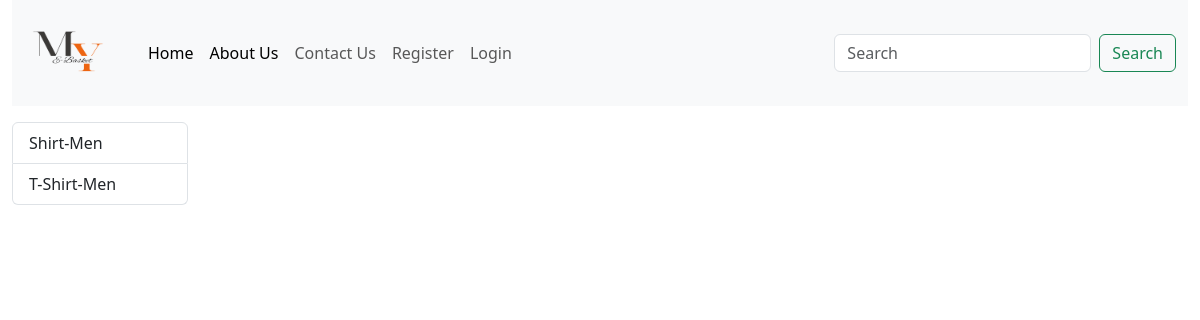
The app's page /, older data.
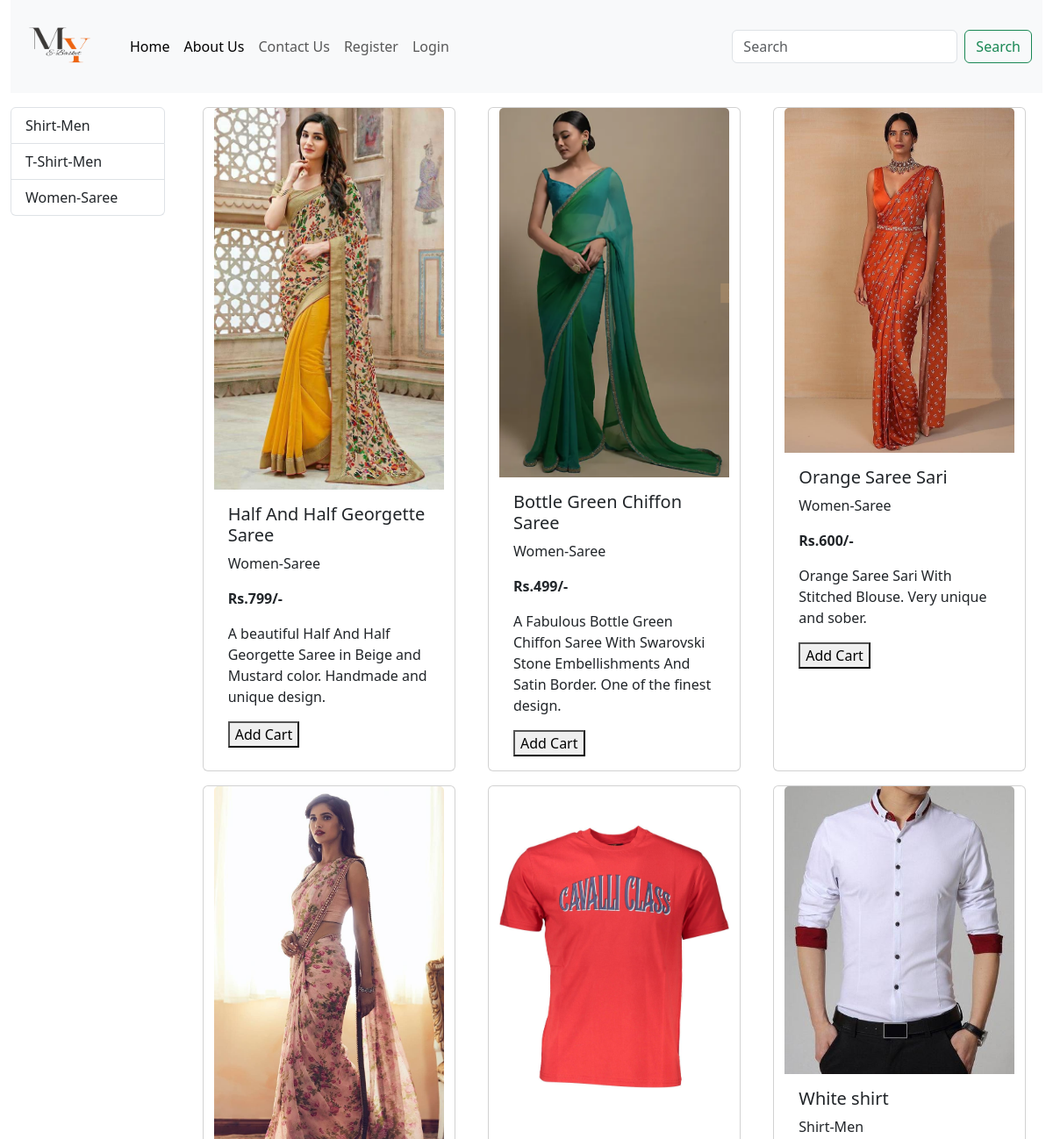
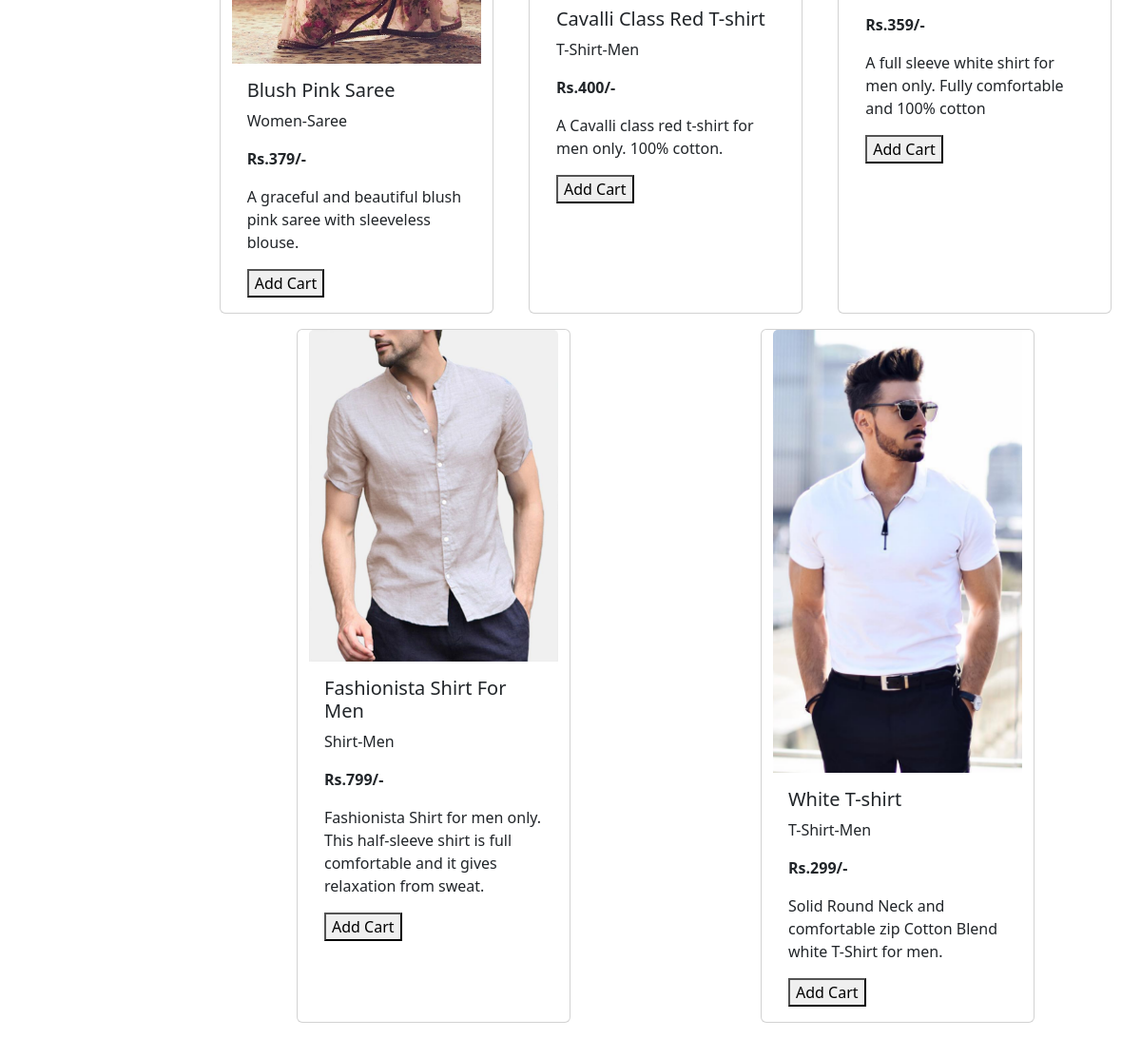
The same page, newer data (2 pictures, top to bottom).
### store/models.py (models this page shows, shortened)
class Categories(models.Model):
    name=models.CharField(max_length=20)
    def __str__(self):
        return self.name

class Product(models.Model):
    title= models.CharField(max_length=30)
    price=models.IntegerField(default='0')
    description=models.CharField(max_length=300)
    image=models.ImageField(upload_to='image/')
    category=models.ForeignKey(Categories,on_delete=models.CASCADE, default='')

### store/views.py (the view)
# urls.py: path("",index),
def index(request):
    products=Product.objects.all()
    category=Categories.objects.all()
    cat_id=request.GET.get('categories')
    if cat_id:
        product=Product.objects.filter(id=cat_id)
    else:
        products=Product.objects.all()
    d={'product':products,'category':category}
    return render(request,"index.html",d)

### store/templates/index.html (shortened to what this page needs)
<!doctype html>
<html lang="en">
<head>
    {%load static%}
    <link href="https://cdn.jsdelivr.net/npm/bootstrap@5.0.2/dist/css/bootstrap.min.css" rel="stylesheet"
>
</head>
<body>
    <div class="container-fluid">
        {%include 'navbar.html' %}
    </div>
    <div class="container-fluid mt-3">
        <div class="row">
            <div class="col-lg-2 mx-auto">
                <div class="list-group">
                    {%for j in category%}
                    <a href="/?categories={{j.id}}" class="list-group-item list-group-item-action">{{j.name}}</a>
                     {%endfor%}
                </div>
            </div>
            <div id="products" class="col-lg-10 mx-auto">
                <div class="row mx-auto">
                    {% for product in product %}
                    <div class="card mx-auto mb-3" style="width: 18rem;">
                        <img src="{{ product.image.url }}" class="card-img-top">
                        <div class="card-body">
                            <h5 class="card-title">{{product.title}}</h5>
                            <p class="card-text">{{product.category}}</p>
                            <p class="card-text"><b>Rs.{{product.price}}/-</b></p>
                            <p class="card-text">{{product.description}}</p>
                            <a href="{%url 'stores:addcart' product.id%}"><button>Add Cart</button></a>
                        </div>
                    </div>
                    {% endfor %}
                </div>
            </div>
        </div>
    </div>
</body>
</html>

### store/templates/navbar.html (shortened to what this page needs)
<!doctype html>
<html lang="en">
  <head>
    {%load static%}
    <link href="https://cdn.jsdelivr.net/npm/bootstrap@5.3.1/dist/css/bootstrap.min.css" rel="stylesheet">
  </head>
  <body>
<nav class="navbar navbar-expand-lg bg-body-tertiary">
    <div class="container-fluid">
      <a class="navbar-brand" href="#">
        <img src="{%static 'pictures/sd.png' %}" width="100" height="80" alt="">
      </a>
      <div class="collapse navbar-collapse" id="navbarSupportedContent">
        <ul class="navbar-nav me-auto mb-2 mb-lg-0">
          <li class="nav-item">
            <a class="nav-link active" aria-current="page" href="{%url 'stores:index1' %}">Home</a>
          </li>
          <li class="nav-item">
            <a class="nav-link active" aria-current="page" href="{%url 'stores:index1' %}">About Us</a>
          </li>
          <li class="nav-item">
            <a class="nav-link" href="#">Contact Us</a>
          </li>
          {% if user.is_authenticated%}
          <li class="nav-item">
            <a class="nav-link " href="{%url 'stores:showcart' %}">Cart</a>
          </li>
          <li class="nav-item">
            <a class="nav-link " href="{%url 'stores:logout' %}">Logout</a>
          </li>
          <li class="nav-item">
            <h3> {{user}}</h3>
          </li>
          {%else%}
          <li class="nav-item">
            <a class="nav-link " href="{%url 'stores:register1' %}">Register</a>
          </li>
          <li class="nav-item">
            <a class="nav-link " href="{%url 'stores:logins' %}">Login</a>
          </li>
          {%endif%}
        </ul>
        <form class="d-flex" role="search">
          <input class="form-control me-2" type="search" placeholder="Search" aria-label="Search">
          <button class="btn btn-outline-success" type="submit">Search</button>
        </form>
      </div>
    </div>
  </nav>
</body>
</html>

Row changes from the older to the newer data that the page shows:
added Categories: name "Women-Saree"
added Product: image (picture), title "Half And Half Georgette Saree", category "Women-Saree", price "799", description "A beautiful Half And Half Georgette Saree in Beige and Mustard color. Handmade and unique design."
added Product: image (picture), title "Bottle Green Chiffon Saree", category "Women-Saree", price "499", description "A Fabulous Bottle Green Chiffon Saree With Swarovski Stone Embellishments And Satin Border. One of the finest design."
added Product: image (picture), title "Orange Saree Sari", category "Women-Saree", price "600", description "Orange Saree Sari With Stitched Blouse. Very unique and sober."
added Product: image (picture), title "Blush Pink Saree", category "Women-Saree", price "379", description "A graceful and beautiful blush pink saree with sleeveless blouse."
added Product: image (picture), title "Cavalli Class Red T-shirt", category "T-Shirt-Men", price "400", description "A Cavalli class red t-shirt for men only. 100% cotton."
added Product: image (picture), title "White shirt", category "Shirt-Men", price "359", description "A full sleeve white shirt for men only. Fully comfortable and 100% cotton"
added Product: image (picture), title "Fashionista Shirt For Men", category "Shirt-Men", price "799", description "Fashionista Shirt for men only. This half-sleeve shirt is full comfortable and it gives relaxation from sweat."
added Product: image (picture), title "White T-shirt", category "T-Shirt-Men", price "299", description "Solid Round Neck and comfortable zip Cotton Blend white T-Shirt for men."
